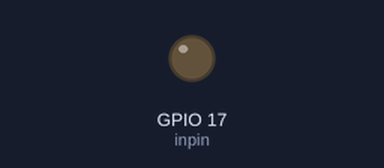
The program below on a simulated Raspberry Pi (BCM pin numbers). Shown: output pins drawn as LEDs (lit = HIGH).

Above: at 0.1 s.
Timing chart, 0 to 1.6 s (numbered marks = the images above):
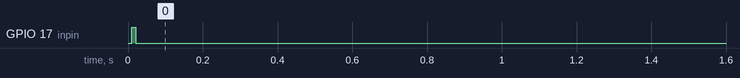

The program:

sensor.py
```python
import RPi.GPIO as GPIO
from time import sleep,time

GPIO.setmode(GPIO.BCM)

inpin=17
outpin=17

GPIO.setup(inpin,GPIO.IN)
GPIO.setup(outpin, GPIO.OUT)

GPIO.output(outpin,False)
sleep(0.01)
GPIO.output(outpin,True)
sleep(0.01)
GPIO.output(outpin,False)

while(GPIO.input(inpin)==False):
    pass
starttime=time()

while(GPIO.input(inpin)==True):
    pass

stoptime=time()
total=float(stoptime-starttime)
dist=100*(343*total)/2
print('Distance: ',dist,'cm')
    #sleep(1)

GPIO.cleanup()
```

Measured:
- by itself, GPIO 17 (inpin): LOW → HIGH at 0.01 s, → LOW 0.01 s later
